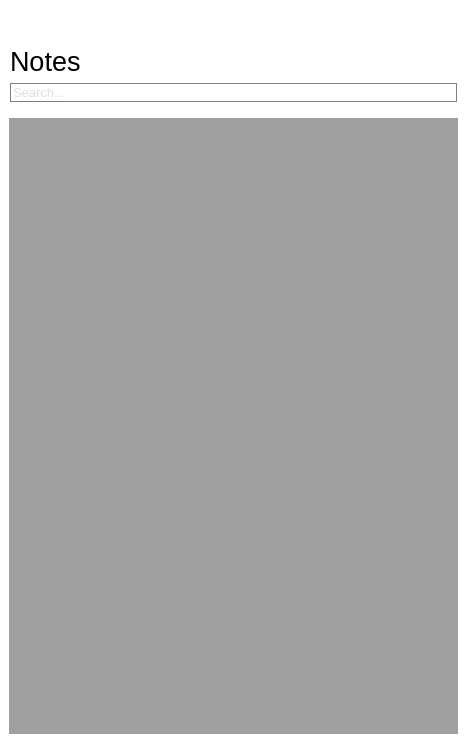
<?xml version="1.0" encoding="UTF-8"?>
<ui version="4.0">
 <class>StickyNotes</class>
 <widget class="QMainWindow" name="StickyNotes">
  <property name="windowModality">
   <enum>Qt::NonModal</enum>
  </property>
  <property name="enabled">
   <bool>true</bool>
  </property>
  <property name="geometry">
   <rect>
    <x>0</x>
    <y>0</y>
    <width>467</width>
    <height>743</height>
   </rect>
  </property>
  <property name="sizePolicy">
   <sizepolicy hsizetype="Maximum" vsizetype="Maximum">
    <horstretch>0</horstretch>
    <verstretch>0</verstretch>
   </sizepolicy>
  </property>
  <property name="palette">
   <palette>
    <active>
     <colorrole role="WindowText">
      <brush brushstyle="SolidPattern">
       <color alpha="255">
        <red>0</red>
        <green>0</green>
        <blue>0</blue>
       </color>
      </brush>
     </colorrole>
     <colorrole role="Button">
      <brush brushstyle="SolidPattern">
       <color alpha="255">
        <red>255</red>
        <green>255</green>
        <blue>255</blue>
       </color>
      </brush>
     </colorrole>
     <colorrole role="Dark">
      <brush brushstyle="SolidPattern">
       <color alpha="255">
        <red>80</red>
        <green>152</green>
        <blue>160</blue>
       </color>
      </brush>
     </colorrole>
     <colorrole role="Mid">
      <brush brushstyle="SolidPattern">
       <color alpha="255">
        <red>10</red>
        <green>10</green>
        <blue>160</blue>
       </color>
      </brush>
     </colorrole>
     <colorrole role="Text">
      <brush brushstyle="SolidPattern">
       <color alpha="255">
        <red>0</red>
        <green>0</green>
        <blue>0</blue>
       </color>
      </brush>
     </colorrole>
     <colorrole role="ButtonText">
      <brush brushstyle="SolidPattern">
       <color alpha="255">
        <red>0</red>
        <green>0</green>
        <blue>0</blue>
       </color>
      </brush>
     </colorrole>
     <colorrole role="Base">
      <brush brushstyle="SolidPattern">
       <color alpha="255">
        <red>255</red>
        <green>255</green>
        <blue>255</blue>
       </color>
      </brush>
     </colorrole>
     <colorrole role="Window">
      <brush brushstyle="SolidPattern">
       <color alpha="255">
        <red>255</red>
        <green>255</green>
        <blue>255</blue>
       </color>
      </brush>
     </colorrole>
     <colorrole role="Shadow">
      <brush brushstyle="SolidPattern">
       <color alpha="255">
        <red>10</red>
        <green>105</green>
        <blue>10</blue>
       </color>
      </brush>
     </colorrole>
     <colorrole role="PlaceholderText">
      <brush brushstyle="SolidPattern">
       <color alpha="128">
        <red>0</red>
        <green>0</green>
        <blue>0</blue>
       </color>
      </brush>
     </colorrole>
    </active>
    <inactive>
     <colorrole role="WindowText">
      <brush brushstyle="SolidPattern">
       <color alpha="255">
        <red>0</red>
        <green>0</green>
        <blue>0</blue>
       </color>
      </brush>
     </colorrole>
     <colorrole role="Button">
      <brush brushstyle="SolidPattern">
       <color alpha="255">
        <red>255</red>
        <green>255</green>
        <blue>255</blue>
       </color>
      </brush>
     </colorrole>
     <colorrole role="Dark">
      <brush brushstyle="SolidPattern">
       <color alpha="255">
        <red>80</red>
        <green>152</green>
        <blue>160</blue>
       </color>
      </brush>
     </colorrole>
     <colorrole role="Mid">
      <brush brushstyle="SolidPattern">
       <color alpha="255">
        <red>10</red>
        <green>10</green>
        <blue>160</blue>
       </color>
      </brush>
     </colorrole>
     <colorrole role="Text">
      <brush brushstyle="SolidPattern">
       <color alpha="255">
        <red>0</red>
        <green>0</green>
        <blue>0</blue>
       </color>
      </brush>
     </colorrole>
     <colorrole role="ButtonText">
      <brush brushstyle="SolidPattern">
       <color alpha="255">
        <red>0</red>
        <green>0</green>
        <blue>0</blue>
       </color>
      </brush>
     </colorrole>
     <colorrole role="Base">
      <brush brushstyle="SolidPattern">
       <color alpha="255">
        <red>255</red>
        <green>255</green>
        <blue>255</blue>
       </color>
      </brush>
     </colorrole>
     <colorrole role="Window">
      <brush brushstyle="SolidPattern">
       <color alpha="255">
        <red>255</red>
        <green>255</green>
        <blue>255</blue>
       </color>
      </brush>
     </colorrole>
     <colorrole role="Shadow">
      <brush brushstyle="SolidPattern">
       <color alpha="255">
        <red>10</red>
        <green>105</green>
        <blue>10</blue>
       </color>
      </brush>
     </colorrole>
     <colorrole role="PlaceholderText">
      <brush brushstyle="SolidPattern">
       <color alpha="128">
        <red>0</red>
        <green>0</green>
        <blue>0</blue>
       </color>
      </brush>
     </colorrole>
    </inactive>
    <disabled>
     <colorrole role="WindowText">
      <brush brushstyle="SolidPattern">
       <color alpha="255">
        <red>80</red>
        <green>152</green>
        <blue>160</blue>
       </color>
      </brush>
     </colorrole>
     <colorrole role="Button">
      <brush brushstyle="SolidPattern">
       <color alpha="255">
        <red>255</red>
        <green>255</green>
        <blue>255</blue>
       </color>
      </brush>
     </colorrole>
     <colorrole role="Dark">
      <brush brushstyle="SolidPattern">
       <color alpha="255">
        <red>80</red>
        <green>152</green>
        <blue>160</blue>
       </color>
      </brush>
     </colorrole>
     <colorrole role="Mid">
      <brush brushstyle="SolidPattern">
       <color alpha="255">
        <red>10</red>
        <green>10</green>
        <blue>160</blue>
       </color>
      </brush>
     </colorrole>
     <colorrole role="Text">
      <brush brushstyle="SolidPattern">
       <color alpha="255">
        <red>80</red>
        <green>152</green>
        <blue>160</blue>
       </color>
      </brush>
     </colorrole>
     <colorrole role="ButtonText">
      <brush brushstyle="SolidPattern">
       <color alpha="255">
        <red>80</red>
        <green>152</green>
        <blue>160</blue>
       </color>
      </brush>
     </colorrole>
     <colorrole role="Base">
      <brush brushstyle="SolidPattern">
       <color alpha="255">
        <red>255</red>
        <green>255</green>
        <blue>255</blue>
       </color>
      </brush>
     </colorrole>
     <colorrole role="Window">
      <brush brushstyle="SolidPattern">
       <color alpha="255">
        <red>255</red>
        <green>255</green>
        <blue>255</blue>
       </color>
      </brush>
     </colorrole>
     <colorrole role="Shadow">
      <brush brushstyle="SolidPattern">
       <color alpha="255">
        <red>10</red>
        <green>105</green>
        <blue>10</blue>
       </color>
      </brush>
     </colorrole>
     <colorrole role="PlaceholderText">
      <brush brushstyle="SolidPattern">
       <color alpha="128">
        <red>0</red>
        <green>0</green>
        <blue>0</blue>
       </color>
      </brush>
     </colorrole>
    </disabled>
   </palette>
  </property>
  <property name="windowTitle">
   <string>StickyNotes</string>
  </property>
  <property name="styleSheet">
   <string notr="true">QWidget
{
	background-color:#ffffff;
	border-radius:10
}</string>
  </property>
  <widget class="QWidget" name="main_layout">
   <layout class="QGridLayout" name="gridLayout_2">
    <property name="leftMargin">
     <number>0</number>
    </property>
    <property name="topMargin">
     <number>0</number>
    </property>
    <property name="rightMargin">
     <number>0</number>
    </property>
    <property name="bottomMargin">
     <number>0</number>
    </property>
    <item row="0" column="0">
     <layout class="QHBoxLayout" name="button_layout">
      <property name="spacing">
       <number>7</number>
      </property>
      <item>
       <widget class="QPushButton" name="newButton">
        <property name="minimumSize">
         <size>
          <width>40</width>
          <height>40</height>
         </size>
        </property>
        <property name="whatsThis">
         <string>&lt;html&gt;&lt;head/&gt;&lt;body&gt;&lt;p&gt;New Note&lt;/p&gt;&lt;/body&gt;&lt;/html&gt;</string>
        </property>
        <property name="styleSheet">
         <string notr="true">QPushButton
{
	border: none;
}

QPushButton:hover
{
	 background-color: rgb(229, 229, 229);
}</string>
        </property>
        <property name="text">
         <string/>
        </property>
        <property name="icon">
         <iconset resource="IconRes.qrc">
          <normaloff>:/Window/Main/images/plus.png</normaloff>:/Window/Main/images/plus.png</iconset>
        </property>
       </widget>
      </item>
      <item>
       <widget class="QPushButton" name="filterButton">
        <property name="minimumSize">
         <size>
          <width>40</width>
          <height>40</height>
         </size>
        </property>
        <property name="toolTip">
         <string>&lt;html&gt;&lt;head/&gt;&lt;body&gt;&lt;p&gt;Filter&lt;/p&gt;&lt;/body&gt;&lt;/html&gt;</string>
        </property>
        <property name="whatsThis">
         <string>&lt;html&gt;&lt;head/&gt;&lt;body&gt;&lt;p&gt;&lt;br/&gt;&lt;/p&gt;&lt;/body&gt;&lt;/html&gt;</string>
        </property>
        <property name="styleSheet">
         <string notr="true">QPushButton
{
	border: none;
}

QPushButton:hover
{
	 background-color: rgb(229, 229, 229);
}</string>
        </property>
        <property name="text">
         <string/>
        </property>
        <property name="icon">
         <iconset resource="IconRes.qrc">
          <normaloff>:/Window/Main/images/filter.png</normaloff>:/Window/Main/images/filter.png</iconset>
        </property>
       </widget>
      </item>
      <item>
       <spacer name="horizontalSpacer">
        <property name="orientation">
         <enum>Qt::Horizontal</enum>
        </property>
        <property name="sizeHint" stdset="0">
         <size>
          <width>38</width>
          <height>18</height>
         </size>
        </property>
       </spacer>
      </item>
      <item>
       <layout class="QHBoxLayout" name="horizontalLayout">
        <property name="spacing">
         <number>0</number>
        </property>
        <item>
         <widget class="QPushButton" name="optionsButton">
          <property name="minimumSize">
           <size>
            <width>40</width>
            <height>40</height>
           </size>
          </property>
          <property name="whatsThis">
           <string>&lt;html&gt;&lt;head/&gt;&lt;body&gt;&lt;p&gt;Options&lt;/p&gt;&lt;/body&gt;&lt;/html&gt;</string>
          </property>
          <property name="styleSheet">
           <string notr="true">QPushButton
{
	border: none;
}

QPushButton:hover
{
	 background-color: rgb(229, 229, 229);
}</string>
          </property>
          <property name="text">
           <string/>
          </property>
          <property name="icon">
           <iconset resource="IconRes.qrc">
            <normaloff>:/Window/Main/images/settings.png</normaloff>:/Window/Main/images/settings.png</iconset>
          </property>
         </widget>
        </item>
        <item>
         <widget class="QPushButton" name="closeButton">
          <property name="minimumSize">
           <size>
            <width>40</width>
            <height>40</height>
           </size>
          </property>
          <property name="whatsThis">
           <string>&lt;html&gt;&lt;head/&gt;&lt;body&gt;&lt;p&gt;Close&lt;/p&gt;&lt;p&gt;&lt;br/&gt;&lt;/p&gt;&lt;/body&gt;&lt;/html&gt;</string>
          </property>
          <property name="styleSheet">
           <string notr="true">QPushButton
{
        border: none;
}

QPushButton:hover
{
        background-color:#E81123
}

QPushButton:checked
{
        background-color: #E81123
}</string>
          </property>
          <property name="text">
           <string/>
          </property>
          <property name="icon">
           <iconset resource="IconRes.qrc">
            <normaloff>:/Window/Main/images/exit.png</normaloff>:/Window/Main/images/exit.png</iconset>
          </property>
         </widget>
        </item>
       </layout>
      </item>
     </layout>
    </item>
    <item row="1" column="0">
     <layout class="QHBoxLayout" name="horizontalLayout_2">
      <item>
       <spacer name="horizontalSpacer_2">
        <property name="orientation">
         <enum>Qt::Horizontal</enum>
        </property>
        <property name="sizeType">
         <enum>QSizePolicy::Minimum</enum>
        </property>
        <property name="sizeHint" stdset="0">
         <size>
          <width>10</width>
          <height>20</height>
         </size>
        </property>
       </spacer>
      </item>
      <item>
       <widget class="QLabel" name="labelApp">
        <property name="sizePolicy">
         <sizepolicy hsizetype="Expanding" vsizetype="Preferred">
          <horstretch>0</horstretch>
          <verstretch>0</verstretch>
         </sizepolicy>
        </property>
        <property name="font">
         <font>
          <pointsize>20</pointsize>
         </font>
        </property>
        <property name="styleSheet">
         <string notr="true">QLabel
{
	color:black;
}</string>
        </property>
        <property name="text">
         <string>Notes</string>
        </property>
       </widget>
      </item>
      <item>
       <spacer name="horizontalSpacer_4">
        <property name="orientation">
         <enum>Qt::Horizontal</enum>
        </property>
        <property name="sizeType">
         <enum>QSizePolicy::Minimum</enum>
        </property>
        <property name="sizeHint" stdset="0">
         <size>
          <width>10</width>
          <height>20</height>
         </size>
        </property>
       </spacer>
      </item>
     </layout>
    </item>
    <item row="2" column="0">
     <layout class="QHBoxLayout" name="horizontalLayout_3">
      <item>
       <spacer name="horizontalSpacer_3">
        <property name="orientation">
         <enum>Qt::Horizontal</enum>
        </property>
        <property name="sizeType">
         <enum>QSizePolicy::Minimum</enum>
        </property>
        <property name="sizeHint" stdset="0">
         <size>
          <width>10</width>
          <height>20</height>
         </size>
        </property>
       </spacer>
      </item>
      <item>
       <widget class="QLineEdit" name="searcher">
        <property name="palette">
         <palette>
          <active>
           <colorrole role="Button">
            <brush brushstyle="SolidPattern">
             <color alpha="255">
              <red>255</red>
              <green>255</green>
              <blue>255</blue>
             </color>
            </brush>
           </colorrole>
           <colorrole role="Base">
            <brush brushstyle="SolidPattern">
             <color alpha="255">
              <red>255</red>
              <green>255</green>
              <blue>255</blue>
             </color>
            </brush>
           </colorrole>
           <colorrole role="Window">
            <brush brushstyle="SolidPattern">
             <color alpha="255">
              <red>255</red>
              <green>255</green>
              <blue>255</blue>
             </color>
            </brush>
           </colorrole>
           <colorrole role="PlaceholderText">
            <brush brushstyle="SolidPattern">
             <color alpha="128">
              <red>191</red>
              <green>191</green>
              <blue>191</blue>
             </color>
            </brush>
           </colorrole>
          </active>
          <inactive>
           <colorrole role="Button">
            <brush brushstyle="SolidPattern">
             <color alpha="255">
              <red>255</red>
              <green>255</green>
              <blue>255</blue>
             </color>
            </brush>
           </colorrole>
           <colorrole role="Base">
            <brush brushstyle="SolidPattern">
             <color alpha="255">
              <red>255</red>
              <green>255</green>
              <blue>255</blue>
             </color>
            </brush>
           </colorrole>
           <colorrole role="Window">
            <brush brushstyle="SolidPattern">
             <color alpha="255">
              <red>255</red>
              <green>255</green>
              <blue>255</blue>
             </color>
            </brush>
           </colorrole>
           <colorrole role="PlaceholderText">
            <brush brushstyle="SolidPattern">
             <color alpha="128">
              <red>191</red>
              <green>191</green>
              <blue>191</blue>
             </color>
            </brush>
           </colorrole>
          </inactive>
          <disabled>
           <colorrole role="Button">
            <brush brushstyle="SolidPattern">
             <color alpha="255">
              <red>255</red>
              <green>255</green>
              <blue>255</blue>
             </color>
            </brush>
           </colorrole>
           <colorrole role="Base">
            <brush brushstyle="SolidPattern">
             <color alpha="255">
              <red>255</red>
              <green>255</green>
              <blue>255</blue>
             </color>
            </brush>
           </colorrole>
           <colorrole role="Window">
            <brush brushstyle="SolidPattern">
             <color alpha="255">
              <red>255</red>
              <green>255</green>
              <blue>255</blue>
             </color>
            </brush>
           </colorrole>
           <colorrole role="PlaceholderText">
            <brush brushstyle="SolidPattern">
             <color alpha="128">
              <red>191</red>
              <green>191</green>
              <blue>191</blue>
             </color>
            </brush>
           </colorrole>
          </disabled>
         </palette>
        </property>
        <property name="font">
         <font>
          <pointsize>10</pointsize>
         </font>
        </property>
        <property name="styleSheet">
         <string notr="true">QLineEdit
{
	border: 1px solid grey;
}</string>
        </property>
        <property name="placeholderText">
         <string>Search...</string>
        </property>
       </widget>
      </item>
      <item>
       <spacer name="horizontalSpacer_5">
        <property name="orientation">
         <enum>Qt::Horizontal</enum>
        </property>
        <property name="sizeType">
         <enum>QSizePolicy::Minimum</enum>
        </property>
        <property name="sizeHint" stdset="0">
         <size>
          <width>10</width>
          <height>20</height>
         </size>
        </property>
       </spacer>
      </item>
     </layout>
    </item>
    <item row="3" column="0">
     <widget class="QStackedWidget" name="stackedWidget">
      <property name="currentIndex">
       <number>1</number>
      </property>
      <widget class="QWidget" name="page">
       <layout class="QGridLayout" name="gridLayout">
        <item row="0" column="0">
         <widget class="QGraphicsView" name="entryLabel">
          <property name="styleSheet">
           <string notr="true"/>
          </property>
          <property name="frameShape">
           <enum>QFrame::NoFrame</enum>
          </property>
          <property name="frameShadow">
           <enum>QFrame::Sunken</enum>
          </property>
          <property name="lineWidth">
           <number>0</number>
          </property>
          <property name="verticalScrollBarPolicy">
           <enum>Qt::ScrollBarAlwaysOff</enum>
          </property>
          <property name="horizontalScrollBarPolicy">
           <enum>Qt::ScrollBarAlwaysOff</enum>
          </property>
          <property name="alignment">
           <set>Qt::AlignHCenter|Qt::AlignTop</set>
          </property>
         </widget>
        </item>
       </layout>
      </widget>
      <widget class="QWidget" name="page_2">
       <layout class="QGridLayout" name="gridLayout_3">
        <item row="0" column="0">
         <widget class="QMdiArea" name="notesArea">
          <property name="sizePolicy">
           <sizepolicy hsizetype="Expanding" vsizetype="Expanding">
            <horstretch>0</horstretch>
            <verstretch>0</verstretch>
           </sizepolicy>
          </property>
          <property name="minimumSize">
           <size>
            <width>0</width>
            <height>2</height>
           </size>
          </property>
          <property name="palette">
           <palette>
            <active>
             <colorrole role="WindowText">
              <brush brushstyle="SolidPattern">
               <color alpha="255">
                <red>0</red>
                <green>0</green>
                <blue>0</blue>
               </color>
              </brush>
             </colorrole>
             <colorrole role="Button">
              <brush brushstyle="SolidPattern">
               <color alpha="255">
                <red>255</red>
                <green>255</green>
                <blue>255</blue>
               </color>
              </brush>
             </colorrole>
             <colorrole role="Light">
              <brush brushstyle="SolidPattern">
               <color alpha="255">
                <red>192</red>
                <green>77</green>
                <blue>91</blue>
               </color>
              </brush>
             </colorrole>
             <colorrole role="Midlight">
              <brush brushstyle="SolidPattern">
               <color alpha="255">
                <red>160</red>
                <green>64</green>
                <blue>76</blue>
               </color>
              </brush>
             </colorrole>
             <colorrole role="Dark">
              <brush brushstyle="SolidPattern">
               <color alpha="255">
                <red>80</red>
                <green>152</green>
                <blue>160</blue>
               </color>
              </brush>
             </colorrole>
             <colorrole role="Mid">
              <brush brushstyle="SolidPattern">
               <color alpha="255">
                <red>10</red>
                <green>10</green>
                <blue>160</blue>
               </color>
              </brush>
             </colorrole>
             <colorrole role="Text">
              <brush brushstyle="SolidPattern">
               <color alpha="255">
                <red>0</red>
                <green>0</green>
                <blue>0</blue>
               </color>
              </brush>
             </colorrole>
             <colorrole role="BrightText">
              <brush brushstyle="SolidPattern">
               <color alpha="255">
                <red>255</red>
                <green>255</green>
                <blue>255</blue>
               </color>
              </brush>
             </colorrole>
             <colorrole role="ButtonText">
              <brush brushstyle="SolidPattern">
               <color alpha="255">
                <red>0</red>
                <green>0</green>
                <blue>0</blue>
               </color>
              </brush>
             </colorrole>
             <colorrole role="Base">
              <brush brushstyle="SolidPattern">
               <color alpha="255">
                <red>255</red>
                <green>255</green>
                <blue>255</blue>
               </color>
              </brush>
             </colorrole>
             <colorrole role="Window">
              <brush brushstyle="SolidPattern">
               <color alpha="255">
                <red>255</red>
                <green>255</green>
                <blue>255</blue>
               </color>
              </brush>
             </colorrole>
             <colorrole role="Shadow">
              <brush brushstyle="SolidPattern">
               <color alpha="255">
                <red>10</red>
                <green>105</green>
                <blue>10</blue>
               </color>
              </brush>
             </colorrole>
             <colorrole role="AlternateBase">
              <brush brushstyle="SolidPattern">
               <color alpha="255">
                <red>64</red>
                <green>25</green>
                <blue>30</blue>
               </color>
              </brush>
             </colorrole>
             <colorrole role="ToolTipBase">
              <brush brushstyle="SolidPattern">
               <color alpha="255">
                <red>255</red>
                <green>255</green>
                <blue>220</blue>
               </color>
              </brush>
             </colorrole>
             <colorrole role="ToolTipText">
              <brush brushstyle="SolidPattern">
               <color alpha="255">
                <red>0</red>
                <green>0</green>
                <blue>0</blue>
               </color>
              </brush>
             </colorrole>
             <colorrole role="PlaceholderText">
              <brush brushstyle="SolidPattern">
               <color alpha="128">
                <red>0</red>
                <green>0</green>
                <blue>0</blue>
               </color>
              </brush>
             </colorrole>
            </active>
            <inactive>
             <colorrole role="WindowText">
              <brush brushstyle="SolidPattern">
               <color alpha="255">
                <red>0</red>
                <green>0</green>
                <blue>0</blue>
               </color>
              </brush>
             </colorrole>
             <colorrole role="Button">
              <brush brushstyle="SolidPattern">
               <color alpha="255">
                <red>255</red>
                <green>255</green>
                <blue>255</blue>
               </color>
              </brush>
             </colorrole>
             <colorrole role="Light">
              <brush brushstyle="SolidPattern">
               <color alpha="255">
                <red>192</red>
                <green>77</green>
                <blue>91</blue>
               </color>
              </brush>
             </colorrole>
             <colorrole role="Midlight">
              <brush brushstyle="SolidPattern">
               <color alpha="255">
                <red>160</red>
                <green>64</green>
                <blue>76</blue>
               </color>
              </brush>
             </colorrole>
             <colorrole role="Dark">
              <brush brushstyle="SolidPattern">
               <color alpha="255">
                <red>80</red>
                <green>152</green>
                <blue>160</blue>
               </color>
              </brush>
             </colorrole>
             <colorrole role="Mid">
              <brush brushstyle="SolidPattern">
               <color alpha="255">
                <red>10</red>
                <green>10</green>
                <blue>160</blue>
               </color>
              </brush>
             </colorrole>
             <colorrole role="Text">
              <brush brushstyle="SolidPattern">
               <color alpha="255">
                <red>0</red>
                <green>0</green>
                <blue>0</blue>
               </color>
              </brush>
             </colorrole>
             <colorrole role="BrightText">
              <brush brushstyle="SolidPattern">
               <color alpha="255">
                <red>255</red>
                <green>255</green>
                <blue>255</blue>
               </color>
              </brush>
             </colorrole>
             <colorrole role="ButtonText">
              <brush brushstyle="SolidPattern">
               <color alpha="255">
                <red>0</red>
                <green>0</green>
                <blue>0</blue>
               </color>
              </brush>
             </colorrole>
             <colorrole role="Base">
              <brush brushstyle="SolidPattern">
               <color alpha="255">
                <red>255</red>
                <green>255</green>
                <blue>255</blue>
               </color>
              </brush>
             </colorrole>
             <colorrole role="Window">
              <brush brushstyle="SolidPattern">
               <color alpha="255">
                <red>255</red>
                <green>255</green>
                <blue>255</blue>
               </color>
              </brush>
             </colorrole>
             <colorrole role="Shadow">
              <brush brushstyle="SolidPattern">
               <color alpha="255">
                <red>10</red>
                <green>105</green>
                <blue>10</blue>
               </color>
              </brush>
             </colorrole>
             <colorrole role="AlternateBase">
              <brush brushstyle="SolidPattern">
               <color alpha="255">
                <red>64</red>
                <green>25</green>
                <blue>30</blue>
               </color>
              </brush>
             </colorrole>
             <colorrole role="ToolTipBase">
              <brush brushstyle="SolidPattern">
               <color alpha="255">
                <red>255</red>
                <green>255</green>
                <blue>220</blue>
               </color>
              </brush>
             </colorrole>
             <colorrole role="ToolTipText">
              <brush brushstyle="SolidPattern">
               <color alpha="255">
                <red>0</red>
                <green>0</green>
                <blue>0</blue>
               </color>
              </brush>
             </colorrole>
             <colorrole role="PlaceholderText">
              <brush brushstyle="SolidPattern">
               <color alpha="128">
                <red>0</red>
                <green>0</green>
                <blue>0</blue>
               </color>
              </brush>
             </colorrole>
            </inactive>
            <disabled>
             <colorrole role="WindowText">
              <brush brushstyle="SolidPattern">
               <color alpha="255">
                <red>80</red>
                <green>152</green>
                <blue>160</blue>
               </color>
              </brush>
             </colorrole>
             <colorrole role="Button">
              <brush brushstyle="SolidPattern">
               <color alpha="255">
                <red>255</red>
                <green>255</green>
                <blue>255</blue>
               </color>
              </brush>
             </colorrole>
             <colorrole role="Light">
              <brush brushstyle="SolidPattern">
               <color alpha="255">
                <red>192</red>
                <green>77</green>
                <blue>91</blue>
               </color>
              </brush>
             </colorrole>
             <colorrole role="Midlight">
              <brush brushstyle="SolidPattern">
               <color alpha="255">
                <red>160</red>
                <green>64</green>
                <blue>76</blue>
               </color>
              </brush>
             </colorrole>
             <colorrole role="Dark">
              <brush brushstyle="SolidPattern">
               <color alpha="255">
                <red>80</red>
                <green>152</green>
                <blue>160</blue>
               </color>
              </brush>
             </colorrole>
             <colorrole role="Mid">
              <brush brushstyle="SolidPattern">
               <color alpha="255">
                <red>10</red>
                <green>10</green>
                <blue>160</blue>
               </color>
              </brush>
             </colorrole>
             <colorrole role="Text">
              <brush brushstyle="SolidPattern">
               <color alpha="255">
                <red>80</red>
                <green>152</green>
                <blue>160</blue>
               </color>
              </brush>
             </colorrole>
             <colorrole role="BrightText">
              <brush brushstyle="SolidPattern">
               <color alpha="255">
                <red>255</red>
                <green>255</green>
                <blue>255</blue>
               </color>
              </brush>
             </colorrole>
             <colorrole role="ButtonText">
              <brush brushstyle="SolidPattern">
               <color alpha="255">
                <red>80</red>
                <green>152</green>
                <blue>160</blue>
               </color>
              </brush>
             </colorrole>
             <colorrole role="Base">
              <brush brushstyle="SolidPattern">
               <color alpha="255">
                <red>255</red>
                <green>255</green>
                <blue>255</blue>
               </color>
              </brush>
             </colorrole>
             <colorrole role="Window">
              <brush brushstyle="SolidPattern">
               <color alpha="255">
                <red>255</red>
                <green>255</green>
                <blue>255</blue>
               </color>
              </brush>
             </colorrole>
             <colorrole role="Shadow">
              <brush brushstyle="SolidPattern">
               <color alpha="255">
                <red>10</red>
                <green>105</green>
                <blue>10</blue>
               </color>
              </brush>
             </colorrole>
             <colorrole role="AlternateBase">
              <brush brushstyle="SolidPattern">
               <color alpha="255">
                <red>128</red>
                <green>51</green>
                <blue>61</blue>
               </color>
              </brush>
             </colorrole>
             <colorrole role="ToolTipBase">
              <brush brushstyle="SolidPattern">
               <color alpha="255">
                <red>255</red>
                <green>255</green>
                <blue>220</blue>
               </color>
              </brush>
             </colorrole>
             <colorrole role="ToolTipText">
              <brush brushstyle="SolidPattern">
               <color alpha="255">
                <red>0</red>
                <green>0</green>
                <blue>0</blue>
               </color>
              </brush>
             </colorrole>
             <colorrole role="PlaceholderText">
              <brush brushstyle="SolidPattern">
               <color alpha="128">
                <red>0</red>
                <green>0</green>
                <blue>0</blue>
               </color>
              </brush>
             </colorrole>
            </disabled>
           </palette>
          </property>
          <property name="styleSheet">
           <string notr="true">QScrollBar:vertical {
	background:transparent;       
	border: transparent;
        width:10px;    
        margin: 0px 0px 0px 0px;
}
QScrollBar::handle:vertical {
        background: rgb(35, 35, 35);
        min-height: 0px;
	border: 0px solid rgb(35,35,35);
	border-radius: 5;
}

QScrollBar::add-line:vertical {
	height:0px;
}

QScrollBar::sub-line:vertical {
	height:0px;
}

QScrollBar::add-page:vertical, QScrollBar::sub-page:vertical {
	background:none;
height: 0px;
}</string>
          </property>
          <property name="frameShape">
           <enum>QFrame::NoFrame</enum>
          </property>
          <property name="frameShadow">
           <enum>QFrame::Sunken</enum>
          </property>
          <property name="verticalScrollBarPolicy">
           <enum>Qt::ScrollBarAsNeeded</enum>
          </property>
          <property name="sizeAdjustPolicy">
           <enum>QAbstractScrollArea::AdjustToContents</enum>
          </property>
          <property name="viewMode">
           <enum>QMdiArea::SubWindowView</enum>
          </property>
          <property name="documentMode">
           <bool>false</bool>
          </property>
          <property name="tabsClosable">
           <bool>false</bool>
          </property>
          <property name="tabShape">
           <enum>QTabWidget::Rounded</enum>
          </property>
         </widget>
        </item>
       </layout>
      </widget>
     </widget>
    </item>
   </layout>
  </widget>
 </widget>
 <resources>
  <include location="IconRes.qrc"/>
 </resources>
 <connections/>
</ui>
